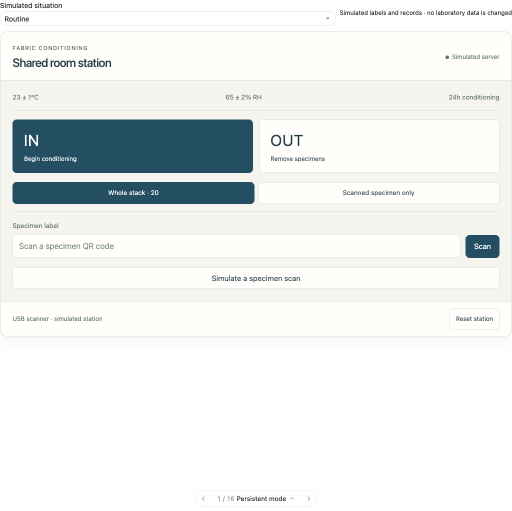
#> input picture presentation/oral-presentation-2/assets/screens/prototypes/r1-scanner.png, 1024 x 1021 px, found by its file name (shown at 1/2 size); its folder holds 2 pictures in this run
$ python make_figs.py screens/prototypes/r1-landscape.png
#> lines starting #> are read from the running program, lines starting #| are printed output that depends on the picture
"""Generate Oral Presentation 2 figures from repo screenshots and raw test data."""
import csv, glob, json, statistics as st, sys
from pathlib import Path
import matplotlib
matplotlib.use("Agg")
import matplotlib.pyplot as plt
from matplotlib.patches import FancyBboxPatch, FancyArrowPatch, Rectangle
from PIL import Image

P = Path(sys.argv[1])
A, D, SCR = P / "assets", P / "assets/data", P / "assets/screens"
OUT = A / "figures"; OUT.mkdir(parents=True, exist_ok=True)

INK, INK2, MUTED, GRID, SURF = "#0b0b0b", "#52514e", "#8a8984", "#e4e3df", "#fcfcfb"
BLUE, ORANGE, AQUA, VIOLET = "#2a78d6", "#eb6834", "#1baf7a", "#6250d6"
GOOD, CRIT, WARN = "#008300", "#e34948", "#eda100"
TEAL = "#1f4e4a"   # app's own dark teal, used for "final" emphasis
HW = "#9a9a94"     # hardware placeholder gray
plt.rcParams.update({"font.family": ["Arial", "Arial Unicode MS", "DejaVu Sans"], "font.size": 14, "axes.edgecolor": MUTED,
                     "axes.labelcolor": INK2, "xtick.color": INK2, "ytick.color": INK2,
                     "figure.facecolor": "white", "axes.facecolor": "white"})

def save(fig, name):
    fig.savefig(OUT / name, dpi=200, bbox_inches="tight", facecolor="white")
    plt.close(fig)
    print("wrote", name)

def box(ax, x, y, w, h, text, fc="white", ec=INK2, tc=INK, fs=13, bold=False, ls="-", r=0.02):
    ax.add_patch(FancyBboxPatch((x, y), w, h, boxstyle=f"round,pad=0,rounding_size={r}",
                                fc=fc, ec=ec, lw=1.6, ls=ls))
    ax.text(x + w / 2, y + h / 2, text, ha="center", va="center", color=tc, fontsize=fs,
            weight="bold" if bold else "normal", wrap=True, linespacing=1.35)

def arrow(ax, x1, y1, x2, y2, c=INK2, lw=1.8, ls="-"):
    ax.add_patch(FancyArrowPatch((x1, y1), (x2, y2), arrowstyle="-|>", mutation_scale=16,
                                 color=c, lw=lw, ls=ls, shrinkA=0, shrinkB=0))

def img(ax, path, x, y, w, border=INK2):
    """Place an image with its top-left at (x, y+h) in data coords, keeping aspect (axes aspect=equal)."""
    im = Image.open(path).convert("RGB")
    h = w * im.height / im.width
    ax.imshow(im, extent=(x, x + w, y, y + h), zorder=2, interpolation="lanczos")
    ax.add_patch(Rectangle((x, y), w, h, fill=False, ec=border, lw=1.2, zorder=3))
    return h

def canvas(w, h):
    fig = plt.figure(figsize=(w, h))
    ax = fig.add_axes([0, 0, 1, 1]); ax.set_xlim(0, w); ax.set_ylim(0, h); ax.axis("off")
    ax.set_aspect("equal")
    return fig, ax

# ---------------- F1 decision process funnel ----------------
fig, ax = canvas(16, 5.2)
stages = [
    ("Decompose", "3 functional blocks\nID medium · Scanning ·\nDatabase", "#eef4fb"),
    ("Brainstorm", "17 concepts\n6 ID · 6 scanning ·\n5 database", "#eef4fb"),
    ("Pugh screening", "3 screening matrices\nvs. baselines (+/0/−)\n→ 2 ID · 3 scan · 1 DB", "#eef4fb"),
    ("Morphological chart", "Combine survivors\n→ 5 integrated\nsolutions (A–E)", "#eef4fb"),
    ("Weighted Pugh", "4 weighted criteria\nE = 4.65 (1st)\nA = 2.85 (4th)", "#eef4fb"),
    ("Decision", "Advance A + E\nin parallel\n(>90% shared software)", "#e6f2ee"),
]
x = 0.2
for i, (t, body, fc) in enumerate(stages):
    ax.text(x + 1.15, 4.55, t, ha="center", fontsize=15, weight="bold", color=INK)
    box(ax, x, 1.95, 2.3, 2.0, body, fc=fc, ec=BLUE if i < 5 else AQUA, fs=13)
    if i < 5: arrow(ax, x + 2.33, 2.85, x + 2.6, 2.85)
    x += 2.63
ax.text(0.2, 0.75, "Weights from pairwise comparison: first-scan accuracy 40%, speed 30%, durability 25%, cost 5%.  "
        "Database was standardized across all designs (local SQL + sync) and removed as a variable.",
        fontsize=12.5, color=INK2)
ax.text(0.2, 0.25, "Source: Design Evaluation Memo, 28 Sept 2026", fontsize=11, color=MUTED)
save(fig, "fig-01-decision-process.png")
#> in save, `fig.savefig(OUT / name, dpi=200, bbox_inches="tight", facecolor="white")`:
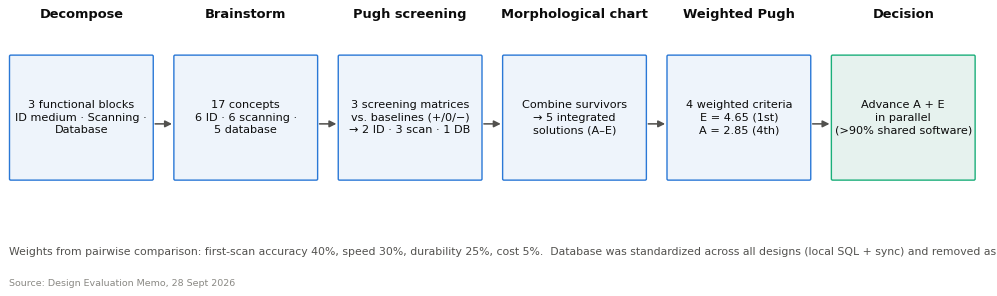
#> figure drawn by matplotlib, 1 panel

# ---------------- F2 weighted Pugh ----------------
crit = [("First-scan accuracy", 40), ("Speed", 30), ("Durability", 25), ("Cost", 5)]
ratings = {"A": [3, 3, 2, 5], "B": [2, 2, 4, 5], "C": [5, 4, 3, 3], "D": [2, 5, 5, 1], "E": [5, 5, 4, 3]}
names = {"A": "A  Barcode\nhandheld", "B": "B  Barcode\nfixed", "C": "C  RFID\nhandheld",
         "D": "D  RFID\nwalk-through", "E": "E  RFID\nfixed pad"}
totals = {k: round(sum(r * w / 100 for r, (_, w) in zip(v, crit)), 2) for k, v in ratings.items()}
assert totals == {"A": 2.85, "B": 2.65, "C": 4.10, "D": 3.60, "E": 4.65}, totals
rank = {k: i + 1 for i, k in enumerate(sorted(totals, key=totals.get, reverse=True))}
fig, ax = canvas(16, 7.4)
cols = ["Criterion", "Weight"] + list(ratings)
cx = [0.3, 4.3, 6.0, 8.0, 10.0, 12.0, 14.0]; cw = [4.0, 1.7] + [2.0] * 5
y0 = 6.0; rh = 0.78
for j, k in enumerate(cols):
    label = names.get(k, k)
    hl = k in ("A", "E")
    if hl: ax.add_patch(Rectangle((cx[j], 0.55), cw[j], 6.75, fc="#e6f2ee" if k == "E" else "#eef4fb", ec="none"))
    ax.text(cx[j] + (cw[j] / 2 if j > 0 else 0.1), y0 + 0.62, label, ha="center" if j > 0 else "left", va="center",
            fontsize=14, weight="bold", color=INK)
ax.plot([0.3, 16], [y0 + 0.08] * 2, color=INK2, lw=1.5)
for i, (c, w) in enumerate(crit):
    y = y0 - rh * (i + 0.5)
    ax.text(cx[0] + 0.1, y, c, va="center", fontsize=14, color=INK)
    ax.text(cx[1] + cw[1] / 2, y, f"{w}%", ha="center", va="center", fontsize=14, color=INK2)
    for j, k in enumerate(ratings):
        r = ratings[k][i]
        ax.text(cx[j + 2] + cw[j + 2] / 2, y, f"{r}  ({r * w / 100:.2f})", ha="center", va="center", fontsize=13.5, color=INK)
    ax.plot([0.3, 16], [y - rh / 2] * 2, color=GRID, lw=1)
yt = y0 - rh * 4.55
ax.plot([0.3, 16], [yt + 0.38] * 2, color=INK2, lw=1.5)
ax.text(cx[0] + 0.1, yt, "Weighted total (of 5.00)", va="center", fontsize=14.5, weight="bold")
for j, k in enumerate(ratings):
    ax.text(cx[j + 2] + cw[j + 2] / 2, yt, f"{totals[k]:.2f}", ha="center", va="center", fontsize=17, weight="bold",
            color=TEAL if k in ("A", "E") else INK)
yr = yt - 0.75
ax.text(cx[0] + 0.1, yr, "Rank  ·  Advance?", va="center", fontsize=14, color=INK2)
for j, k in enumerate(ratings):
    adv = "Yes" if k in ("A", "E") else "No"
    ax.text(cx[j + 2] + cw[j + 2] / 2, yr, f"#{rank[k]}  ·  {adv}", ha="center", va="center", fontsize=14,
            color=GOOD if adv == "Yes" else MUTED, weight="bold" if adv == "Yes" else "normal")
ax.text(0.3, 0.2, "Ratings 1–5; score = rating × weight.  E won on accuracy and speed; A kept for cost (5/5) and build speed. "
        "Source: Design Evaluation Memo, Table 1.1", fontsize=11.5, color=MUTED)
save(fig, "fig-02-weighted-pugh.png")
#> call 2 of save, with name = 'fig-02-weighted-pugh.png'
#> in save (call 2), `fig.savefig(OUT / name, dpi=200, bbox_inches="tight", facecolor="white")`:
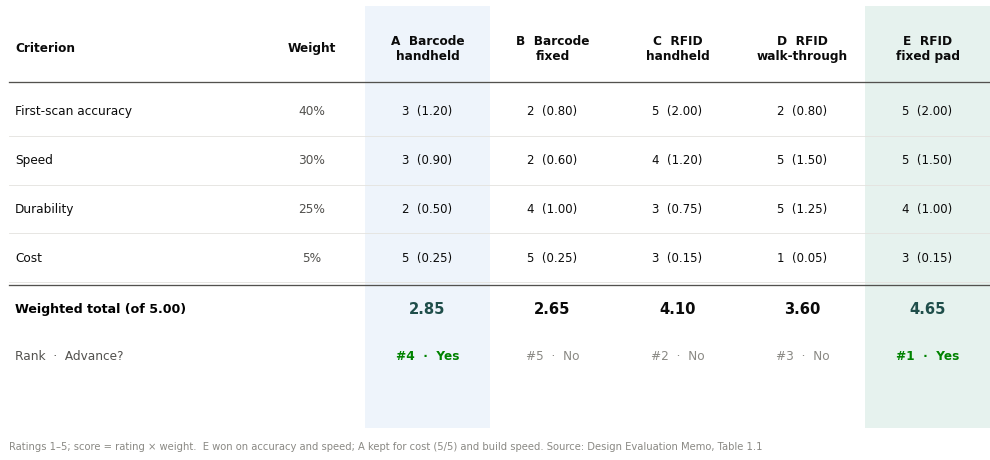
#> figure drawn by matplotlib, 1 panel

# ---------------- F3 decision evolution ----------------
rows = [
    ("Identification", "Passive UHF RFID (E) + barcode (A),\nbuilt in parallel",
     "2D Data Matrix printed label (A); RFID not built.\nOptional NFC tag reader kept as an add-on",
     "Barcode was built first as planned and met\nTest 1 targets; RFID left as a future upgrade"),
    ("What a label means", "One label on top of a stack =\nthe whole stack",
     "One permanent number per specimen,\nlinked to its stack (scan any piece)",
     "Staff remove part of a stack; audit needs\nper-specimen ENTRY/EXIT"),
    ("Database", "Local SQLite cache + cloud SQL sync;\n24 h offline queue",
     "One PostgreSQL server on a Mac host;\nPi stations show OFFLINE, no offline writes",
     "Outline clarification: show NOT AVAILABLE\ninstead of queueing; no sync conflicts in audit"),
    ("Outage criterion", "≥ 24 h offline storage, sync later",
     "Recover to scan-ready in < 60 s after\npower + network loss (Test 5)",
     "Replaced in Testing Plan memo (28 Oct)"),
    ("Scan workflow", "Scan → review → submit",
     "Scan records automatically; persistent\nIN/OUT; Undo; early-checkout override",
     "Criterion: one scan, zero typed entries;\nRound 3's Submit tap was removed"),
    ("Corrections", "Supervisor login + mandatory reason",
     "Anyone can edit; append-only history keeps\nevery original (DB refuses UPDATE/DELETE)",
     "Dropped after Oct 8 feedback round;\nauditability comes from history instead"),
]
fig, ax = canvas(17, 9.6)
hx = [0.2, 3.2, 7.6, 12.2]; hw = [3.0, 4.4, 4.6, 4.8]
heads = ["Decision", "Originally decided (Sept)", "Built after development (Nov)", "Why it changed"]
for x, w, h in zip(hx, hw, heads):
    ax.text(x + 0.1, 9.1, h, fontsize=15, weight="bold", color=TEAL if "Built" in h else INK)
ax.plot([0.2, 17], [8.85] * 2, color=INK2, lw=1.5)
y = 8.85
for r in rows:
    rh = 1.38
    for k, (x, w, t) in enumerate(zip(hx, hw, r)):
        ax.text(x + 0.1, y - rh / 2, t, va="center", fontsize=12.5 if k else 13.5,
                weight="bold" if k == 0 else "normal", color=INK if k != 3 else INK2, linespacing=1.3)
    arrow(ax, 7.25, y - rh / 2, 7.55, y - rh / 2, c=MUTED, lw=1.4)
    y -= rh
    ax.plot([0.2, 17], [y] * 2, color=GRID, lw=1)
ax.text(0.2, 0.25, "Sources: Design Evaluation Memo (28 Sept), Project Outline clarifications, Testing Plan memo (28 Oct), repo README / PROJECT_STATUS.md",
        fontsize=11, color=MUTED)
save(fig, "fig-03-decision-evolution.png")
#> call 3 of save, with name = 'fig-03-decision-evolution.png'
#> in save (call 3), `fig.savefig(OUT / name, dpi=200, bbox_inches="tight", facecolor="white")`:
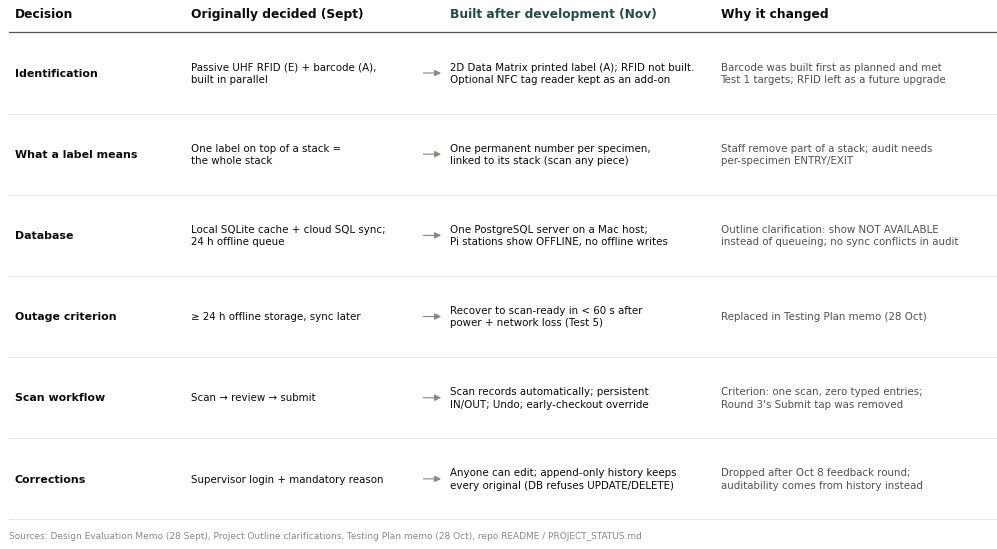
#> figure drawn by matplotlib, 1 panel

# ---------------- F4 UI evolution timeline ----------------
Image.open(SCR / "prototypes/r1-scanner.png").crop((0, 60, 1024, 680)).save(SCR / "prototypes/r1-scanner-crop.png")
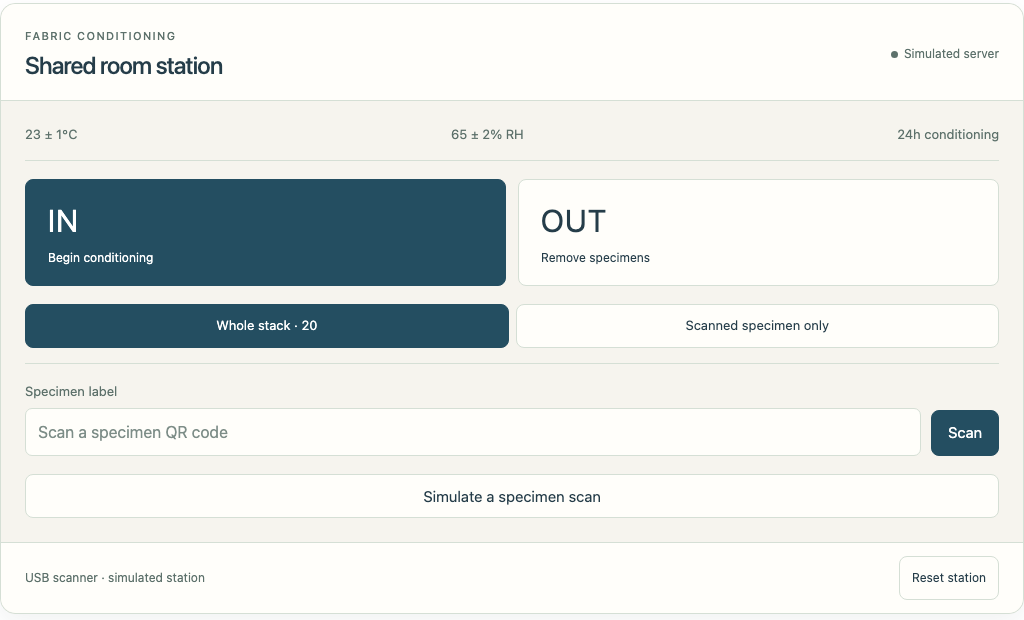
#> saved as r1-scanner-crop.png: PIL image 1024x620 RGB; mean R, G, B 223.4, 227.6, 225.6
#> (the run stopped early here; a loop or call above may not have finished)
